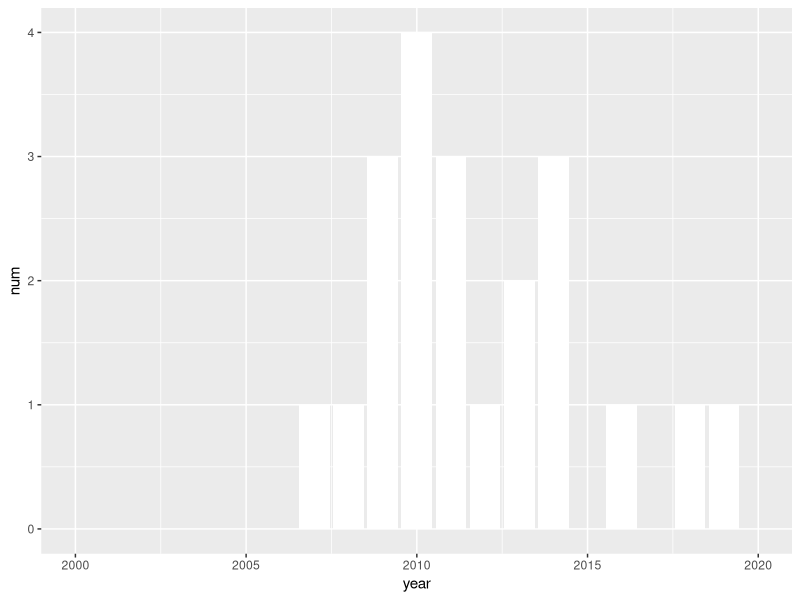

Source code (R):
# create barplot of 
library(ggplot2)

setwd(getwd())

data<-read.csv(file = 'pub-year.csv')
p<-ggplot(data = data, aes(x=year, y=num)) +
  geom_bar(stat="identity",fill="white") +
  xlim(2000,2020)
p
